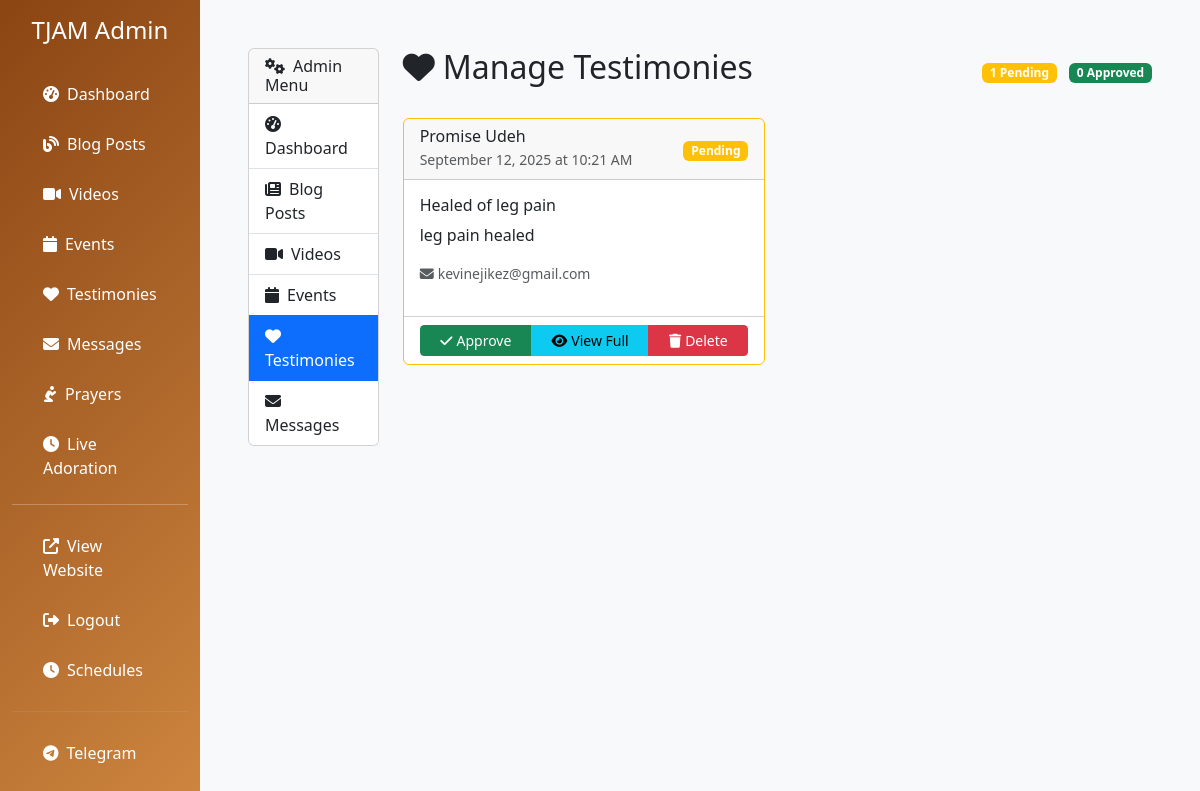
The app's page /admin/testimonies (signed in), older data.
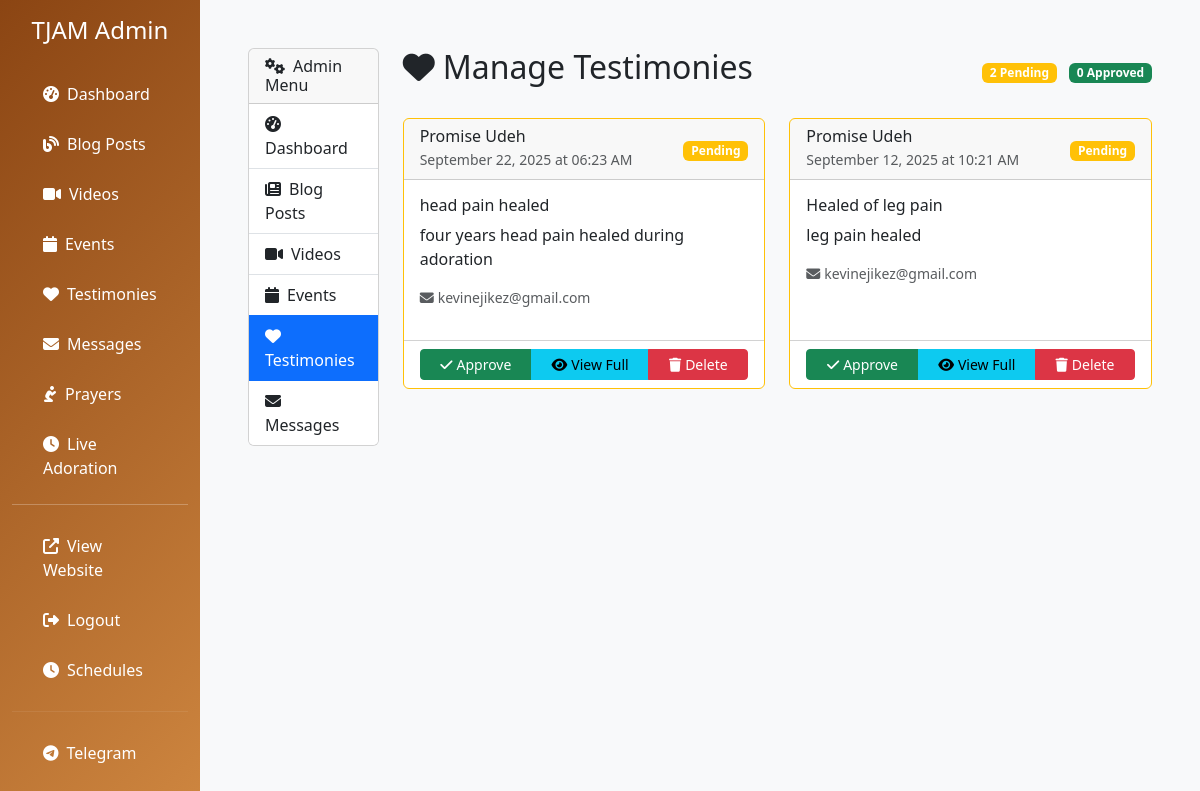
The same page, newer data.
### app.py (models this page shows)
class Testimony(db.Model):
    id = db.Column(db.Integer, primary_key=True)
    name = db.Column(db.String(100), nullable=False)
    email = db.Column(db.String(120))
    title = db.Column(db.String(200), nullable=False)
    content = db.Column(db.Text, nullable=False)
    is_approved = db.Column(db.Boolean, default=False)
    created_at = db.Column(db.DateTime, default=datetime.utcnow)

### app.py (the view)
@app.route('/admin/testimonies')
@login_required
def admin_testimonies():
    if not current_user.is_admin:
        return redirect(url_for('index'))
    try:
        testimonies = Testimony.query.order_by(Testimony.created_at.desc()).all()
        return render_template('admin/testimonies.html', testimonies=testimonies)
    except Exception as e:
        app.logger.error(f"Error loading admin testimonies: {e}")
        flash('An error occurred loading testimonies.', 'error')
        return redirect(url_for('admin_dashboard'))

### app.py (called while the page is built)
@app.context_processor
def inject_current_year():
    return {'current_year': datetime.now().year}

@login_manager.user_loader
def load_user(user_id):
    return User.query.get(int(user_id))

### templates/admin/testimonies.html (shortened to what this page needs)
{% extends "admin/base.html" %}
{% block content %}
<div class="container-fluid my-4">
    <div class="row">
        <div class="col-md-3 col-lg-2">
            <div class="card">
                <div class="card-header">
                    <h6 class="mb-0"><i class="fas fa-cogs me-2"></i>Admin Menu</h6>
                </div>
                <div class="list-group list-group-flush">
                    <a href="{{ url_for('admin_dashboard') }}" class="list-group-item list-group-item-action">
                        <i class="fas fa-tachometer-alt me-2"></i>Dashboard
                    </a>
                    <a href="{{ url_for('admin_posts') }}" class="list-group-item list-group-item-action">
                        <i class="fas fa-newspaper me-2"></i>Blog Posts
                    </a>
                    <a href="{{ url_for('admin_videos') }}" class="list-group-item list-group-item-action">
                        <i class="fas fa-video me-2"></i>Videos
                    </a>
                    <a href="{{ url_for('admin_events') }}" class="list-group-item list-group-item-action">
                        <i class="fas fa-calendar me-2"></i>Events
                    </a>
                    <a href="{{ url_for('admin_testimonies') }}" class="list-group-item list-group-item-action active">
                        <i class="fas fa-heart me-2"></i>Testimonies
                    </a>
                    <a href="{{ url_for('admin_messages') }}" class="list-group-item list-group-item-action">
                        <i class="fas fa-envelope me-2"></i>Messages
                    </a>
                </div>
            </div>
        </div>
        <div class="col-md-9 col-lg-10">
            <div class="d-flex justify-content-between align-items-center mb-4">
                <h2><i class="fas fa-heart me-2"></i>Manage Testimonies</h2>
                <div>
                    <span class="badge bg-warning me-2">
                        {{ testimonies | selectattr('is_approved', 'equalto', False) | list | length }} Pending
                    </span>
                    <span class="badge bg-success">
                        {{ testimonies | selectattr('is_approved', 'equalto', True) | list | length }} Approved
                    </span>
                </div>
            </div>
            {% if testimonies %}
            <div class="row">
                {% for testimony in testimonies %}
                <div class="col-lg-6 mb-4">
                    <div class="card h-100 {% if not testimony.is_approved %}border-warning{% else %}border-success{% endif %}">
                        <div class="card-header d-flex justify-content-between align-items-center">
                            <div>
                                <h6 class="mb-0">{{ testimony.name }}</h6>
                                <small class="text-muted">{{ testimony.created_at.strftime('%B %d, %Y at %I:%M %p') }}</small>
                            </div>
                            <div>
                                {% if testimony.is_approved %}
                                    <span class="badge bg-success">Approved</span>
                                {% else %}
                                    <span class="badge bg-warning">Pending</span>
                                {% endif %}
                            </div>
                        </div>
                        <div class="card-body">
                            <h6 class="card-title">{{ testimony.title }}</h6>
                            <p class="card-text">
                                {{ testimony.content[:200] }}{% if testimony.content|length > 200 %}...{% endif %}
                            </p>
                            {% if testimony.email %}
                            <p class="small text-muted">
                                <i class="fas fa-envelope me-1"></i>{{ testimony.email }}
                            </p>
                            {% endif %}
                        </div>
                        <div class="card-footer bg-transparent">
                            <div class="btn-group w-100" role="group">
                                {% if not testimony.is_approved %}
                                <a href="{{ url_for('admin_approve_testimony', testimony_id=testimony.id) }}"
                                   class="btn btn-success btn-sm">
                                    <i class="fas fa-check me-1"></i>Approve
                                </a>
                                {% endif %}
                                <button type="button" class="btn btn-info btn-sm"
                                        data-bs-toggle="modal"
                                        data-bs-target="#testimonyModal{{ testimony.id }}">
                                    <i class="fas fa-eye me-1"></i>View Full
                                </button>
                                <button type="button" class="btn btn-danger btn-sm"
                                        onclick="confirmDelete('{{ testimony.id }}', '{{ testimony.title }}')">
                                    <i class="fas fa-trash me-1"></i>Delete
                                </button>
                            </div>
                        </div>
                    </div>
                </div>
                {% endfor %}
            </div>
            {% endif %}
        </div>
    </div>
</div>
{% endblock %}

### templates/admin/base.html (shortened to what this page needs)
<!DOCTYPE html>
<html lang="en">
<head>
    <link href="https://cdnjs.cloudflare.com/ajax/libs/bootstrap/5.3.0/css/bootstrap.min.css" rel="stylesheet">
    <link href="https://cdnjs.cloudflare.com/ajax/libs/font-awesome/6.4.0/css/all.min.css" rel="stylesheet">
</head>
<body>
    <div class="container-fluid">
        <div class="row">
            <nav class="col-md-3 col-lg-2 sidebar">
                <div class="position-sticky pt-3">
                    <div class="text-center mb-4">
                        <h4 class="text-white">TJAM Admin</h4>
                    </div>
                    <ul class="nav flex-column">
                        <li class="nav-item">
                            <a class="nav-link" href="{{ url_for('admin_dashboard') }}">
                                <i class="fas fa-tachometer-alt me-2"></i>Dashboard
                            </a>
                        </li>
                        <li class="nav-item">
                            <a class="nav-link" href="{{ url_for('admin_posts') }}">
                                <i class="fas fa-blog me-2"></i>Blog Posts
                            </a>
                        </li>
                        <li class="nav-item">
                            <a class="nav-link" href="{{ url_for('admin_videos') }}">
                                <i class="fas fa-video me-2"></i>Videos
                            </a>
                        </li>
                        <li class="nav-item">
                            <a class="nav-link" href="{{ url_for('admin_events') }}">
                                <i class="fas fa-calendar me-2"></i>Events
                            </a>
                        </li>
                        <li class="nav-item">
                            <a class="nav-link" href="{{ url_for('admin_testimonies') }}">
                                <i class="fas fa-heart me-2"></i>Testimonies
                            </a>
                        </li>
                        <li class="nav-item">
                            <a class="nav-link" href="{{ url_for('admin_messages') }}">
                                <i class="fas fa-envelope me-2"></i>Messages
                            </a>
                        </li>
                        <li class="nav-item">
                            <a class="nav-link" href="{{ url_for('admin_prayers') }}">
                                <i class="fas fa-pray me-2"></i>Prayers</a>
                        </li>
                        <li class="nav-item">
                            <a class="nav-link" href="{{ url_for('admin_livestreams') }}">
                                <i class="fas fa-clock me-2"></i>Live Adoration
                            </a>
                        <hr class="text-white">
                        <li class="nav-item">
                            <a class="nav-link" href="{{ url_for('index') }}" target="_blank">
                                <i class="fas fa-external-link-alt me-2"></i>View Website
                            </a>
                        </li>
                        <li class="nav-item">
                            <a class="nav-link" href="{{ url_for('admin_logout') }}">
                                <i class="fas fa-sign-out-alt me-2"></i>Logout
                            </a>
                        </li>
                        <li class="nav-item">
                            <a class="nav-link {{ 'active' if 'schedule' in request.endpoint }}" href="{{ url_for('admin_schedules') }}">
                                <i class="fas fa-clock me-2"></i>Schedules
                            </a>
                        </li>
                    <hr class="my-3" style="border-color: rgba(255,255,255,0.3);">
                    <li class="nav-item">
                    <a class="nav-link {{ 'active' if 'telegram' in request.endpoint }}" href="{{ url_for('admin_telegram') }}">
                        <i class="fab fa-telegram-plane me-2"></i>Telegram
                        {% set active_subscribers = TelegramSubscriber.query.filter_by(is_active=True).count() if TelegramSubscriber else 0 %}
                    </a>
                    </li>
                    </ul>
                </div>
            </nav>
            <main class="col-md-9 ms-sm-auto col-lg-10 main-content">
                <div class="p-4">
                    {% block content %}{% endblock %}
                </div>
            </main>
        </div>
    </div>
</body>
</html>

### templates/admin/base.html (style rules this page uses)
.sidebar { min-height: 100vh; background: linear-gradient(135deg, #8B4513, #CD853F); box-shadow: 2px 0 5px rgba(0,0,0,0.1); }
.sidebar .nav-link { color: white; margin: 5px 15px; border-radius: 8px; transition: all 0.3s ease; }
.main-content { background: #f8f9fa; min-height: 100vh; }

Row changes from the older to the newer data that the page shows:
added Testimony: name "Promise Udeh", created_at "September 22, 2025 at 06:23 AM", is_approved "Pending", title "head pain healed", content "four years head pain healed during adoration", email "kevinejikez@gmail.com"
Text that changed along with them:
text no longer shown: "1"
text now shown: "2"
